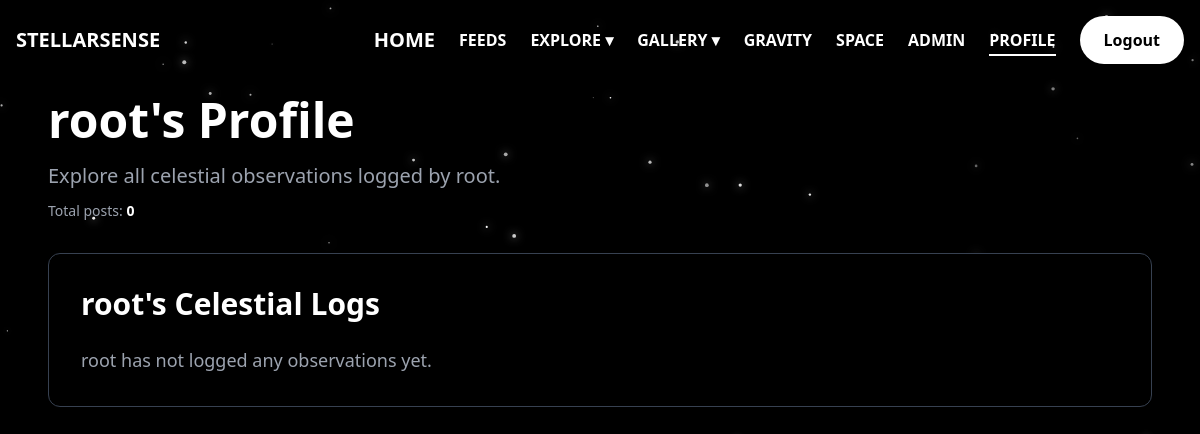
The page /profile/root/ on the database as committed earlier.
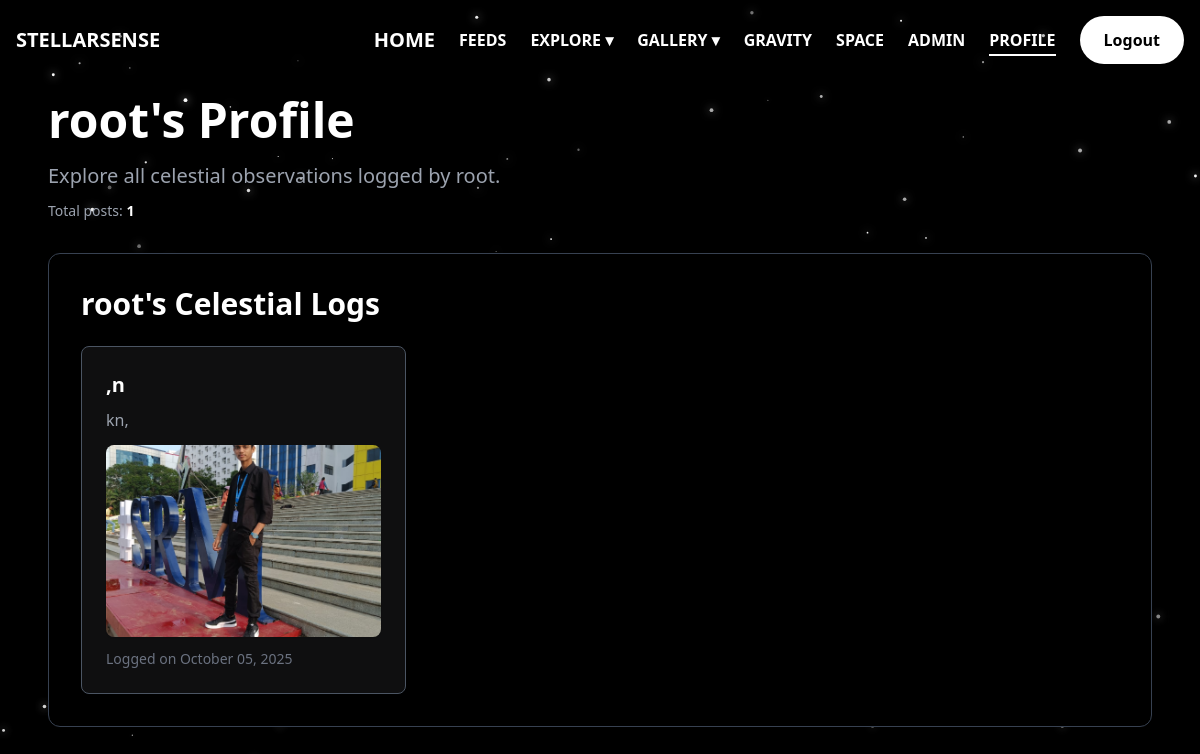
The same page on the database as committed later.
### observations/models.py (models this page shows, shortened)
class Observation(models.Model):
    user = models.ForeignKey(User, on_delete=models.CASCADE)
    title = models.CharField(max_length=200)
    description = models.TextField()
    photo = models.ImageField(upload_to='observations/')
    created_at = models.DateTimeField(auto_now_add=True)

### profiles/views.py (the view, shortened to what this page needs)
# urls.py: path('<str:username>/', views.profile_view, name='profile'),
def profile_view(request, username):
    user = get_object_or_404(User, username=username)
    logs = Observation.objects.filter(user=user).order_by('-created_at')
    profile, _ = UserProfile.objects.get_or_create(user=user)
    return render(request, 'profiles/profile.html', {
        'user': user,
        'logs': logs,
        'profile': profile,
    })

### alerts/context_processors.py (called while the page is built, shortened)
def active_alert_banner(request) -> Dict[str, Any]:
    if not request.user.is_authenticated:
        return {}

### profiles/templates/profiles/profile.html (shortened to what this page needs)
{% extends 'base.html' %}
{% block content %}
<div class="space-y-8">
    <div>
        <h1 class="text-5xl font-extrabold mb-4 text-white animate-pulse">{{ user.username }}'s Profile</h1>
        <p class="text-xl text-gray-400 leading-relaxed">
            Explore all celestial observations logged by {{ user.username }}.
        </p>
        <p class="text-sm text-gray-400 mt-2">Total posts: <strong class="text-white">{{ logs|length }}</strong></p>
    </div>
    <div class="bg-black rounded-xl shadow-xl p-8 border border-gray-700">
        <h2 class="text-3xl font-semibold mb-6 text-white"> {{ user.username }}'s Celestial Logs</h2>
        {% if logs %}
            <div class="grid grid-cols-1 sm:grid-cols-2 lg:grid-cols-3 gap-8">
                {% for log in logs %}
                    <div class="bg-[#0F0F10] p-6 rounded-lg shadow-md border border-gray-600 transition duration-300 ease-in-out hover:border-white transform hover:-translate-y-1">
                        <h4 class="text-xl font-bold text-white mb-2">{{ log.title }}</h4>
                        <p class="text-gray-400 mb-3 leading-relaxed">{{ log.description|truncatewords:30 }}</p>
                        {% if log.photo %}
                            <img src="{{ log.photo.url }}" alt="Observation Photo" class="rounded-lg max-h-48 w-full object-cover mb-3 shadow-sm">
                        {% endif %}
                        <p class="text-sm text-gray-500 mt-auto">
                            Logged on {{ log.created_at|date:"F d, Y" }}
                        </p>
                    </div>
                {% endfor %}
            </div>
        {% else %}
            <p class="text-gray-400 text-lg">
                {{ user.username }} has not logged any observations yet.
            </p>
        {% endif %}
    </div>
</div>
{% endblock %}

### home/templates/base.html (shortened to what this page needs)
<!DOCTYPE html>
<html lang="en">
<head>
    <script src="https://cdn.tailwindcss.com"></script>
</head>
<body class="bg-black text-gray-300 font-sans relative">
<header class="fixed top-0 left-0 w-full bg-transparent p-4 flex justify-between items-center z-30">
    <a href="{% url 'home' %}">
        <h1 class="text-xl font-bold text-white hover:text-gray-300 transition duration-300 ease-in-out">STELLARSENSE</h1>
    </a>
        <div class="hidden md:flex items-center space-x-6">
                <a href="{% url 'home' %}">
                <h1 class="text-xl font-bold text-white hover:text-gray-300 transition duration-300 ease-in-out">HOME</h1>
        </a>
                <a href="{% url 'feeds' %}"
                 class="relative text-base font-bold transition duration-300 hover:text-gray-300
                        after:absolute after:left-0 after:-bottom-1 after:h-[2px] after:bg-white after:transition-all after:duration-300
                        {% if request.resolver_match.url_name == 'feeds' %}text-white after:w-full{% else %}text-white after:w-0{% endif %}">
                 FEEDS
                </a>
        <div class="relative group">
            <button aria-haspopup="true" aria-expanded="false" class="text-base font-bold text-white hover:text-gray-300 focus:outline-none">EXPLORE ▾</button>
        </div>
        <div class="relative group">
            <button aria-haspopup="true" aria-expanded="false" class="text-base font-bold text-white hover:text-gray-300 focus:outline-none">GALLERY ▾</button>
        </div>
        <a href="{% url 'gravity_simulation' %}"
         class="relative text-base font-bold transition duration-300 hover:text-gray-300
                        after:absolute after:left-0 after:-bottom-1 after:h-[2px] after:bg-white after:transition-all after:duration-300
                        {% if request.resolver_match.url_name == 'gravity_simulation' %}text-white after:w-full{% else %}text-white after:w-0{% endif %}">
         GRAVITY
        </a>
    <a href="{% url 'stellarium' %}"
     class="relative text-base font-bold transition duration-300 hover:text-gray-300
            after:absolute after:left-0 after:-bottom-1 after:h-[2px] after:bg-white after:transition-all after:duration-300
            {% if request.resolver_match.url_name == 'stellarium' %}text-white after:w-full{% else %}text-white after:w-0{% endif %}">
     SPACE
    </a>
        <a href="{% url 'admin:index' %}"
         class="relative text-base font-bold transition duration-300 hover:text-gray-300
                        after:absolute after:left-0 after:-bottom-1 after:h-[2px] after:bg-white after:transition-all after:duration-300
                        {% if request.resolver_match.url_name == 'admin:index' %}text-white after:w-full{% else %}text-white after:w-0{% endif %}">
         ADMIN
        </a>
  {% if user.is_authenticated %}
    <a href="{% url 'profile' user.username %}"
       class="relative text-base font-bold transition duration-300 hover:text-gray-300
              after:absolute after:left-0 after:-bottom-1 after:h-[2px] after:bg-white after:transition-all after:duration-300
              {% if request.resolver_match.url_name == 'profile' %}text-white after:w-full{% else %}text-white after:w-0{% endif %}">
       PROFILE
    </a>
    <form action="{% url 'logout' %}" method="post" class="inline">
      <button type="submit" class="inline-block
            bg-white text-black
            hover:bg-black hover:text-white
            dark:bg-white dark:text-black
            dark:hover:bg-black dark:hover:text-white
            font-bold py-3 px-6 rounded-full
            transition duration-300 ease-in-out
            shadow-lg transform hover:scale-105
            hover:shadow-[0_0_0_4px_white]">
                      Logout
      </button>
    </form>
  {% endif %}
</div>
</header>
<main class="p-6 max-w-6xl mx-auto animate-fade-in pt-24">
    {% block content %}{% endblock %}
</main>
</body>
</html>

### home/templates/base.html (style rules this page uses)
.animate-fade-in { animation: fade-in 0.8s ease-out forwards; }

Rows that differ between the two databases and show on the page:
added Observation: title ",n", description "kn,", photo (picture), created_at "October 05, 2025"
Other text that changed with them:
{{ logs|length }}: "0" → "1"
{{ user.username }}: "root" → (not shown)
text no longer shown: "has not logged any observations yet."
